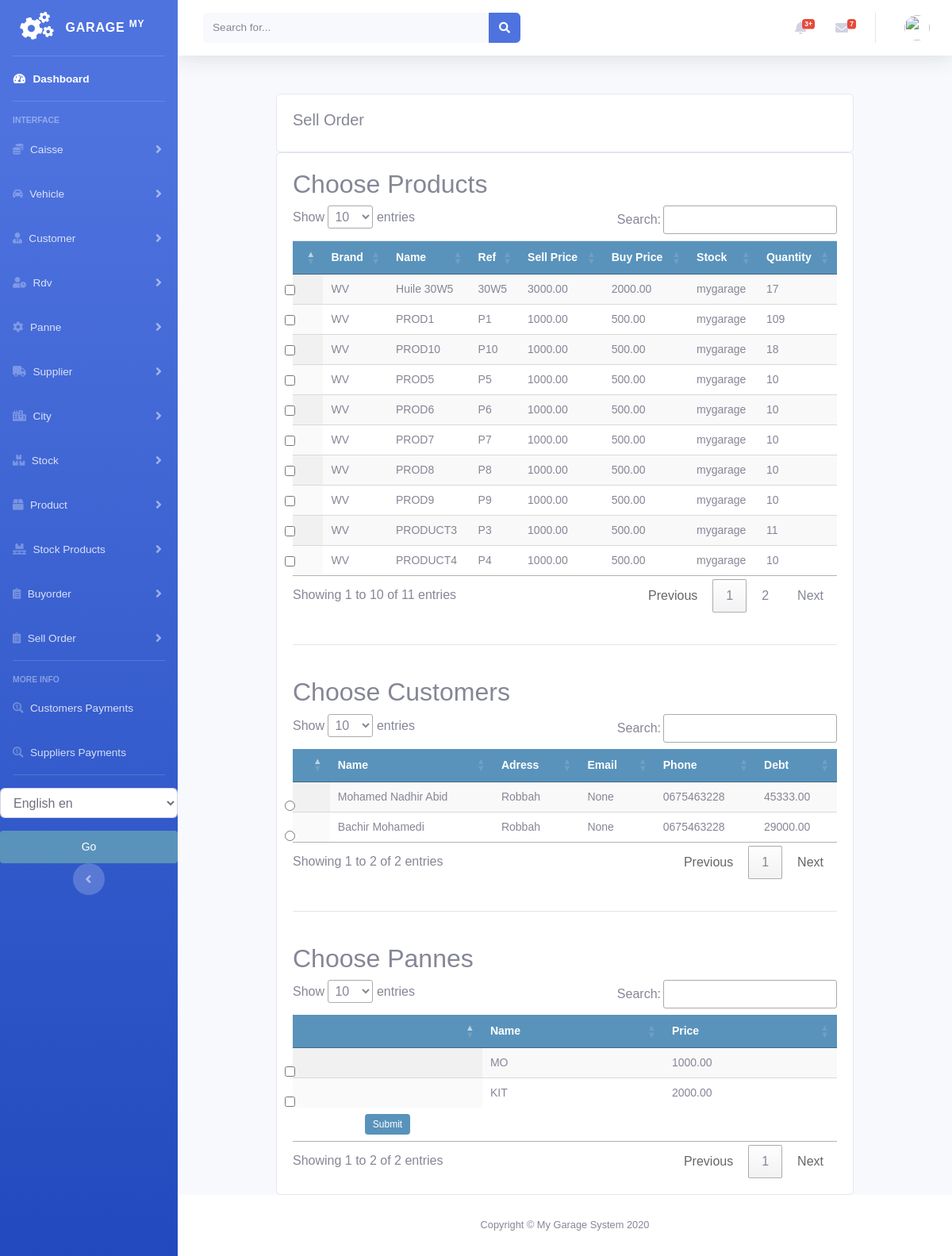
Before: /stock/order_stockproduct_list with the older database file.
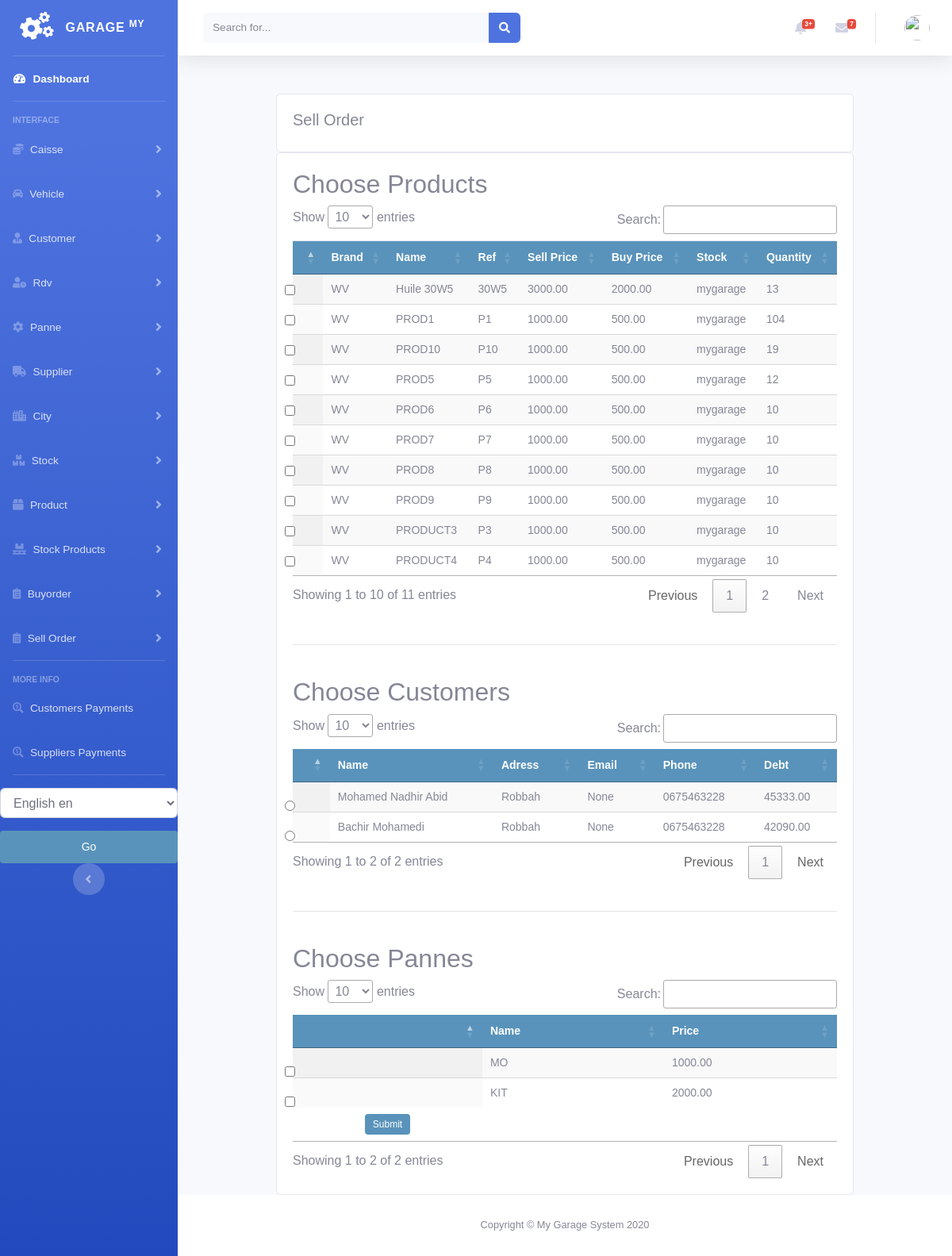
After: the same page with the newer database file.
### stock/models.py (models this page shows, shortened)
class StockProduct(models.Model):
    product = models.ForeignKey(Product, null=True, on_delete=models.CASCADE)
    quantity = models.PositiveIntegerField(default=1)
    stock = models.ForeignKey(Stock, null=True, on_delete=models.CASCADE)
    class Meta:
        ordering = ('product',)
        verbose_name = 'stockproduct'
        verbose_name_plural = 'stockproducts'

class Stock(models.Model):
    name = models.CharField(max_length=250, null=True)
    class Meta:
        ordering = ('name',)
        verbose_name = 'stock'
        verbose_name_plural = 'stocks'
    def __str__(self):
        return self.name

### customer/models.py (models this page shows, shortened)
class Customer(models.Model):
    firstname = models.CharField(max_length=250, null=True)
    lastname = models.CharField(max_length=250, null=True)
    address = models.CharField(max_length=200, null=True)
    phone = models.CharField(max_length=200, null=True)
    national_number = models.CharField(max_length=200, null=True)
    email = models.EmailField(null=True)
    date_created = models.DateTimeField(auto_now_add=True, null=True)
    date_joined = models.DateField(null=True)
    debt = models.DecimalField(max_digits=10, decimal_places=2, null=True, default=0)

### product/models.py (models this page shows, shortened)
class Product(models.Model):
    brand = models.CharField(max_length=250, null=True)
    name = models.CharField(max_length=250, null=True)
    ref = models.CharField(max_length=250, null=True)
    desc = models.CharField(max_length=250, null=True)
    image = models.ImageField(upload_to='products/%Y/%m/%d', blank=True, )
    buyprice = models.DecimalField(max_digits=10, null=True, decimal_places=2, default=0)
    sellprice = models.DecimalField(max_digits=10, null=True, decimal_places=2, default=0)
    alert_quantity = models.PositiveIntegerField(default=1, blank=True, null=True)
    stock = models.ForeignKey('stock.Stock', blank=True, null=True, on_delete=models.CASCADE)
    class Meta:
        ordering = ('name',)
        verbose_name = 'product'
        verbose_name_plural = 'products'

### stock/views.py (the view, shortened to what this page needs)
# urls.py: path('order_stockproduct_list', views.order_stockproduct_list, name='order_stockproduct_list'),
def order_stockproduct_list(request):
    stockproducts = StockProduct.objects.all().filter(quantity__gt=0)
    customers = Customer.objects.all()
    pannes = Panne.objects.all()
    context = {
        'customers': customers,
        'stockproducts': stockproducts,
        'pannes': pannes,
    }
    return render(request, 'stockproduct/order_list_stockproduct.html', context)

### stock/templates/stockproduct/order_list_stockproduct.html (shortened to what the changed rows need)
{% extends 'home.html' %}
{% load static %}
{% block content %}
<br>
<div class="container">
    <div class="row">
        <div class="col-md">
            <div class="card card-body">
                <form id="order-form" action="" method="post">
                    <h2>Choose Products</h2>
                    <table id="table_id" class=" table display text-center">
                        <thead>
                        <tr>
                            <th><label class="form-check-label" for="{{prod.id}}"></label></th>
                            <th>Brand</th>
                            <th>Name</th>
                            <th>Ref</th>
                            <th>Sell Price</th>
                            <th>Buy Price</th>
                            <th>Stock</th>
                            <th>Quantity</th>
                        </tr>
                        </thead>
                        <tbody>
                        {% for prod in stockproducts %}
                        <tr class="row{% cycle '1' '2' %}">
                            <td>
                                <input class="form-check-input product-input" type="checkbox" value="{{prod.id}}" id="{{prod.id}}" name="products">
                            </td>
                            <td>
                                {{prod.product.brand}}
                            </td>
                            <td>
                                {{prod.product.name}}
                            </td>
                            <td>
                                {{prod.product.ref}}
                            </td>
                            <td>
                                {{prod.product.sellprice}}
                            </td>
                            <td>
                                {{prod.product.buyprice}}
                            </td>
                            <td>
                                {{prod.stock}}
                            </td>
                            <td>
                                {{prod.quantity}}
                            </td>
                        </tr>
                        {% endfor %}
                        </tbody>
                    </table>
                    <br>
                    <br>
                    <h2>Choose Customers</h2>
                    <table id="table_customer" class="display text-center">
                        <thead>
                        <tr>
                            <th></th>
                            <th>Name</th>
                            <th>Adress</th>
                            <th>Email</th>
                            <th>Phone</th>
                            <th>Debt</th>
                        </tr>
                        </thead>
                        <tbody>
                        {% for customer in customers %}
                        <tr>
                            <td>
                                <input class="form-check-input" type="radio" value="{{customer.id}}"
                                       id="{{customer.id}}" name="customers">
                            </td>
                            <td>
                                {{customer.firstname}}
                                {{customer.lastname}}
                            </td>
                            <td>
                                {{customer.address}}
                            </td>
                            <td>
                                {{customer.email}}
                            </td>
                            <td>
                                {{customer.phone}}
                            </td>
                            <td>
                                {{customer.debt}}
                            </td>
                        </tr>
                        {% endfor %}
                        </tbody>
                    </table>
                    <br>
                    <br>
                    <h2>Choose Pannes</h2>
                    <table id="table_panne" class="display text-center">
                        <thead>
                        <tr>
                            <th></th>
                            <th>Name</th>
                            <th>Price</th>
                        </tr>
                        </thead>
                    </table>
                </form>
            </div>
        </div>
    </div>
</div>
{% endblock %}
{% block jsscript %}
<link rel="stylesheet" href="https://ajax.googleapis.com/ajax/libs/jqueryui/1.12.1/themes/smoothness/jquery-ui.css">
<link rel="stylesheet" href="https://cdnjs.cloudflare.com/ajax/libs/chosen/1.8.7/chosen.min.css"/>
<link rel="stylesheet" type="text/css" href="https://cdn.datatables.net/1.10.22/css/jquery.dataTables.css">
{% endblock %}

Changed rows visible on the page:
changed StockProduct "Huile 30W5": quantity "17" → "13"
changed StockProduct "PROD1": quantity "109" → "104"
changed StockProduct "PROD10": quantity "18" → "19"
changed StockProduct "PROD5": quantity "10" → "12"
changed StockProduct "PRODUCT3": quantity "11" → "10"
changed Customer "Bachir": debt "29000.00" → "42090.00"
